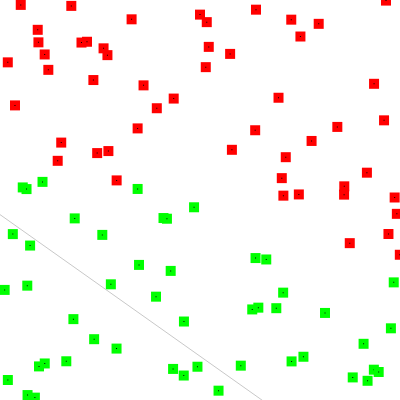
Frame 1 (no input)
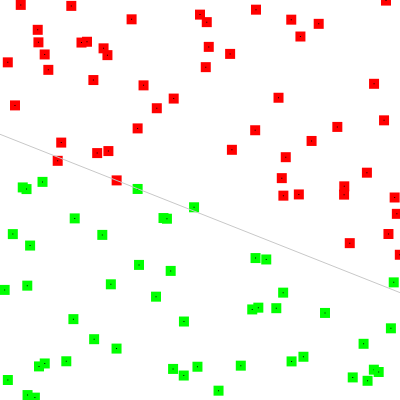
Frame 60 (no input)
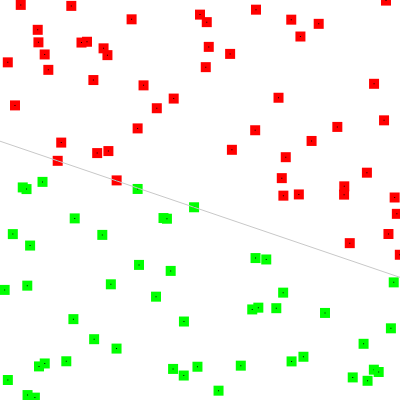
Frame 120 (the mouse pressed at the canvas centre since frame 60)

The p5.js sketch that drew these frames (run headless with seeded random() and noise() and a simulated clock; from frame 60 on, the mouse is pressed at the canvas centre):

// p5.js sketch
// ── sketch.js
let nn;

function setup() {
  createCanvas(400, 400);
  rectMode(CENTER);
  nn = new NeuralNet();
}

function draw() {
  background(255);
  buildings.forEach(b => {
    nn.train(b);
    noStroke();
    fill(b.label > 0 ? '#f00' : '#0f0')
    square(scrX(b.x), scrY(b.y), 10);
    fill(0);
    square(scrX(b.x), scrY(b.y), 1);
  });
  nn.draw();
}

class NeuralNet {
  
  constructor() {
    this.weights = [ random(-1,1), random(-1,1), random(-1,1) ];
    this.learningRate = 0.001;
  }
  
  train(pt) {
    let inputs = pt.asVec();
    let expected = pt.label;
    for (let i = 0; i < this.weights.length; i++) {
      let guess = this.classify(inputs);
      let error = pt.label - guess;
      console.log(i,error);
      // gradient descent
      this.weights[i] += (error * this.learningRate) * inputs[i];
    }
  }
  
  draw() { // draws current guess
    stroke(200);
    line(scrX(-1), scrY(this.guessY(-1)),
         scrX(1), scrY(this.guessY(1)));
  }
  
  guessY(x) {
    let w0 = this.weights[0];
    let w1 = this.weights[1];
    let w2 = this.weights[2];
    /*
       LINE: y = mx + b;
       xw0 + yw1 + w2 = 0;
       yw1 = -xw0 - w2;
       y = -x(w0/w1) - w2/w1;
    */
    return -x * (w0 / w1) - (w2 / w1);
  }
  
  classify(inputs) {
    let total = 0;
    for (let i = 0; i < this.weights.length; i++) {
      total += inputs[i] * this.weights[i];
    }
    return this.activation(total);
  }
  
  activation(sum) {
    return sum > 0 ? 1 : 0;
  }
}
// ── data.js
let raw = [{"cases":10,"lat":41.207,"long":145.267},{"cases":0,"lat":-43.398,"long":-136.497},{"cases":11,"lat":-69.863,"long":147.117},{"cases":10,"lat":78.239,"long":152.717},{"cases":0,"lat":61.799,"long":-65.776},{"cases":18,"lat":75.405,"long":162.707},{"cases":0,"lat":3.044,"long":-160.078},{"cases":15,"lat":-37.557,"long":133.72},{"cases":0,"lat":2.599,"long":-119.571},{"cases":0,"lat":-30.783,"long":-162.614},{"cases":19,"lat":-79.763,"long":-11.315},{"cases":15,"lat":-74.301,"long":177.862},{"cases":4,"lat":-40.114,"long":75.877},{"cases":14,"lat":-76.452,"long":41},{"cases":0,"lat":-0.009,"long":-166.838},{"cases":0,"lat":-53.331,"long":-141.699},{"cases":7,"lat":-13.188,"long":63.814},{"cases":14,"lat":-2.671,"long":6.545},{"cases":0,"lat":-72.705,"long":-141.891},{"cases":0,"lat":13.556,"long":-131.489},{"cases":13,"lat":-19.786,"long":86.999},{"cases":14,"lat":-7.31,"long":157.976},{"cases":8,"lat":-77.606,"long":175.551},{"cases":0,"lat":64.923,"long":-12.298},{"cases":0,"lat":-69.898,"long":-130.991},{"cases":0,"lat":44.48,"long":-5.008},{"cases":16,"lat":-70.87,"long":-16.306},{"cases":9,"lat":-84.23,"long":30.698},{"cases":10,"lat":87.182,"long":74.136},{"cases":13,"lat":23.508,"long":98.487},{"cases":0,"lat":-41.654,"long":-130.379},{"cases":0,"lat":78.324,"long":-104.58},{"cases":0,"lat":37.526,"long":-3.913},{"cases":15,"lat":-78.06,"long":-9.823},{"cases":0,"lat":-19.438,"long":-82.589},{"cases":0,"lat":-62.448,"long":-51.67},{"cases":0,"lat":84.807,"long":30.618},{"cases":0,"lat":82.82,"long":-71.7},{"cases":0,"lat":45.194,"long":-147.141},{"cases":19,"lat":-12.11,"long":152.036},{"cases":0,"lat":67.394,"long":38.835},{"cases":0,"lat":87.596,"long":-2.251},{"cases":0,"lat":75.11,"long":-24.589},{"cases":13,"lat":-77.724,"long":77.076},{"cases":11,"lat":-87.907,"long":80.916},{"cases":6,"lat":-56.377,"long":16.547},{"cases":8,"lat":37.421,"long":83.378},{"cases":10,"lat":-1.142,"long":150.054},{"cases":0,"lat":83.705,"long":-179.457},{"cases":8,"lat":-47.634,"long":125.271},{"cases":0,"lat":50.211,"long":-53.141},{"cases":13,"lat":-86.464,"long":162.022},{"cases":0,"lat":-68.251,"long":-117.133},{"cases":0,"lat":88.585,"long":12.457},{"cases":16,"lat":-28.067,"long":-9.939},{"cases":0,"lat":-46.272,"long":-42.223},{"cases":0,"lat":-25.405,"long":-103.172},{"cases":2,"lat":68.727,"long":159.677},{"cases":13,"lat":-43.961,"long":31.406},{"cases":0,"lat":-50.854,"long":-142.417},{"cases":1,"lat":-60.166,"long":145.146},{"cases":1,"lat":56.259,"long":101.654},{"cases":0,"lat":53.417,"long":-158.545},{"cases":0,"lat":-73.024,"long":-153.167},{"cases":0,"lat":-80.661,"long":-175.589},{"cases":4,"lat":34.336,"long":97.365},{"cases":0,"lat":-64.037,"long":-35.259},{"cases":19,"lat":-72.44,"long":149.765},{"cases":17,"lat":29.815,"long":53.522},{"cases":0,"lat":-37.512,"long":-17.643},{"cases":17,"lat":26.253,"long":96.889},{"cases":0,"lat":41.067,"long":-162.306},{"cases":13,"lat":-56.967,"long":107.214},{"cases":3,"lat":73.612,"long":129.425},{"cases":0,"lat":35.332,"long":-92.027},{"cases":0,"lat":-41.221,"long":-44.04},{"cases":6,"lat":24.993,"long":52.253},{"cases":0,"lat":-28.068,"long":-64.442},{"cases":2,"lat":8.342,"long":171.601},{"cases":3,"lat":46.548,"long":141.071},{"cases":2,"lat":85.91,"long":115.477},{"cases":0,"lat":-57.911,"long":-174.701},{"cases":0,"lat":89.918,"long":49.283},{"cases":0,"lat":64.839,"long":-4.836},{"cases":3,"lat":18.36,"long":149.086},{"cases":8,"lat":-16.423,"long":16.229},{"cases":0,"lat":25.201,"long":-171.295},{"cases":0,"lat":-47.978,"long":-107.964},{"cases":18,"lat":80.408,"long":154.807},{"cases":0,"lat":3.942,"long":-137.812},{"cases":2,"lat":-27.437,"long":58.421},{"cases":10,"lat":-7.223,"long":109.368},{"cases":0,"lat":36.805,"long":-19.687},{"cases":0,"lat":-11.835,"long":-91.289},{"cases":7,"lat":-14.879,"long":16.849},{"cases":0,"lat":14.358,"long":-45.175},{"cases":0,"lat":-83.262,"long":-85.138},{"cases":0,"lat":38.595,"long":-38.535},{"cases":0,"lat":-86.493,"long":-123.88},{"cases":0,"lat":24.829,"long":-62.781}];

class Bld {
  constructor(x,y,l) {
    this.x = x;
    this.y = y;
    this.label = l;
  }
  asVec() {
    return [this.x, this.y, 1];
  }
}

let buildings = raw.map(o => { 
  let x = o.lat/90;
  let y = o.long/180;
  let label = o.cases > 0 ? 0 : 1;
  return new Bld(x, y, label);
}); 

function scrX(x) {
  return map(x, -1, 1, 0, width);
}

function scrY(y) {
  return map(y, -1, 1, 0, height);
}
